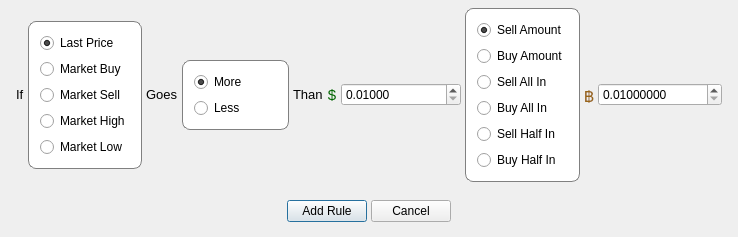
<?xml version="1.0" encoding="UTF-8"?>
<ui version="4.0">
 <class>AddRuleWindow</class>
 <widget class="QDialog" name="AddRuleWindow">
  <property name="windowModality">
   <enum>Qt::ApplicationModal</enum>
  </property>
  <property name="geometry">
   <rect>
    <x>0</x>
    <y>0</y>
    <width>738</width>
    <height>237</height>
   </rect>
  </property>
  <property name="windowTitle">
   <string>Add New Rule</string>
  </property>
  <property name="sizeGripEnabled">
   <bool>false</bool>
  </property>
  <property name="modal">
   <bool>true</bool>
  </property>
  <layout class="QGridLayout" name="gridLayout">
   <property name="leftMargin">
    <number>6</number>
   </property>
   <property name="topMargin">
    <number>4</number>
   </property>
   <property name="rightMargin">
    <number>6</number>
   </property>
   <property name="spacing">
    <number>4</number>
   </property>
   <item row="1" column="1">
    <widget class="QPushButton" name="buttonAddRule">
     <property name="text">
      <string>Add Rule</string>
     </property>
    </widget>
   </item>
   <item row="1" column="2">
    <widget class="QPushButton" name="buttonCancel">
     <property name="text">
      <string>Cancel</string>
     </property>
    </widget>
   </item>
   <item row="1" column="0">
    <spacer name="horizontalSpacer">
     <property name="orientation">
      <enum>Qt::Horizontal</enum>
     </property>
     <property name="sizeHint" stdset="0">
      <size>
       <width>40</width>
       <height>20</height>
      </size>
     </property>
    </spacer>
   </item>
   <item row="1" column="3">
    <spacer name="horizontalSpacer_2">
     <property name="orientation">
      <enum>Qt::Horizontal</enum>
     </property>
     <property name="sizeHint" stdset="0">
      <size>
       <width>40</width>
       <height>20</height>
      </size>
     </property>
    </spacer>
   </item>
   <item row="0" column="0" colspan="4">
    <layout class="QHBoxLayout" name="horizontalLayout_3">
     <property name="spacing">
      <number>4</number>
     </property>
     <property name="leftMargin">
      <number>10</number>
     </property>
     <property name="rightMargin">
      <number>10</number>
     </property>
     <property name="bottomMargin">
      <number>10</number>
     </property>
     <item>
      <widget class="QLabel" name="label">
       <property name="sizePolicy">
        <sizepolicy hsizetype="Maximum" vsizetype="Maximum">
         <horstretch>0</horstretch>
         <verstretch>0</verstretch>
        </sizepolicy>
       </property>
       <property name="font">
        <font>
         <pointsize>10</pointsize>
         <weight>50</weight>
         <bold>false</bold>
        </font>
       </property>
       <property name="text">
        <string>If</string>
       </property>
      </widget>
     </item>
     <item>
      <widget class="QGroupBox" name="groupBox">
       <property name="sizePolicy">
        <sizepolicy hsizetype="Expanding" vsizetype="Maximum">
         <horstretch>0</horstretch>
         <verstretch>0</verstretch>
        </sizepolicy>
       </property>
       <property name="styleSheet">
        <string notr="true">QGroupBox {background: white; border-radius: 8px; border: 1px solid gray;}</string>
       </property>
       <property name="title">
        <string/>
       </property>
       <layout class="QVBoxLayout" name="verticalLayout">
        <item>
         <widget class="QRadioButton" name="checkLastPrice">
          <property name="text">
           <string>Last Price</string>
          </property>
          <property name="checked">
           <bool>true</bool>
          </property>
         </widget>
        </item>
        <item>
         <widget class="QRadioButton" name="checkMarketBuy">
          <property name="text">
           <string>Market Buy</string>
          </property>
         </widget>
        </item>
        <item>
         <widget class="QRadioButton" name="checkMarketSell">
          <property name="text">
           <string>Market Sell</string>
          </property>
         </widget>
        </item>
        <item>
         <widget class="QRadioButton" name="checkMarketHigh">
          <property name="text">
           <string>Market High</string>
          </property>
         </widget>
        </item>
        <item>
         <widget class="QRadioButton" name="checkMarketLow">
          <property name="text">
           <string>Market Low</string>
          </property>
         </widget>
        </item>
       </layout>
      </widget>
     </item>
     <item>
      <widget class="QLabel" name="label_2">
       <property name="sizePolicy">
        <sizepolicy hsizetype="Maximum" vsizetype="Maximum">
         <horstretch>0</horstretch>
         <verstretch>0</verstretch>
        </sizepolicy>
       </property>
       <property name="font">
        <font>
         <pointsize>10</pointsize>
         <weight>50</weight>
         <bold>false</bold>
        </font>
       </property>
       <property name="text">
        <string>Goes</string>
       </property>
      </widget>
     </item>
     <item>
      <widget class="QGroupBox" name="groupBox_3">
       <property name="sizePolicy">
        <sizepolicy hsizetype="Expanding" vsizetype="Maximum">
         <horstretch>0</horstretch>
         <verstretch>0</verstretch>
        </sizepolicy>
       </property>
       <property name="styleSheet">
        <string notr="true">QGroupBox {background: white; border-radius: 8px; border: 1px solid gray;}</string>
       </property>
       <property name="title">
        <string/>
       </property>
       <layout class="QVBoxLayout" name="verticalLayout_2">
        <item>
         <widget class="QRadioButton" name="checkGoesAbove">
          <property name="text">
           <string>More</string>
          </property>
          <property name="checked">
           <bool>true</bool>
          </property>
         </widget>
        </item>
        <item>
         <widget class="QRadioButton" name="checkGoesBelow">
          <property name="text">
           <string>Less</string>
          </property>
         </widget>
        </item>
       </layout>
      </widget>
     </item>
     <item>
      <widget class="QLabel" name="label_3">
       <property name="sizePolicy">
        <sizepolicy hsizetype="Maximum" vsizetype="Maximum">
         <horstretch>0</horstretch>
         <verstretch>0</verstretch>
        </sizepolicy>
       </property>
       <property name="font">
        <font>
         <pointsize>10</pointsize>
         <weight>50</weight>
         <bold>false</bold>
        </font>
       </property>
       <property name="text">
        <string>Than</string>
       </property>
      </widget>
     </item>
     <item>
      <layout class="QHBoxLayout" name="horizontalLayout">
       <property name="spacing">
        <number>4</number>
       </property>
       <property name="sizeConstraint">
        <enum>QLayout::SetDefaultConstraint</enum>
       </property>
       <item>
        <widget class="QLabel" name="label_52">
         <property name="sizePolicy">
          <sizepolicy hsizetype="Maximum" vsizetype="Preferred">
           <horstretch>0</horstretch>
           <verstretch>0</verstretch>
          </sizepolicy>
         </property>
         <property name="font">
          <font>
           <pointsize>11</pointsize>
           <weight>50</weight>
           <bold>false</bold>
          </font>
         </property>
         <property name="styleSheet">
          <string notr="true">color: darkgreen</string>
         </property>
         <property name="text">
          <string>$</string>
         </property>
         <property name="alignment">
          <set>Qt::AlignCenter</set>
         </property>
        </widget>
       </item>
       <item>
        <widget class="QDoubleSpinBox" name="thanValue">
         <property name="sizePolicy">
          <sizepolicy hsizetype="Minimum" vsizetype="Fixed">
           <horstretch>0</horstretch>
           <verstretch>0</verstretch>
          </sizepolicy>
         </property>
         <property name="minimumSize">
          <size>
           <width>120</width>
           <height>0</height>
          </size>
         </property>
         <property name="prefix">
          <string/>
         </property>
         <property name="decimals">
          <number>5</number>
         </property>
         <property name="minimum">
          <double>0.010000000000000</double>
         </property>
         <property name="maximum">
          <double>999999999.000000000000000</double>
         </property>
        </widget>
       </item>
      </layout>
     </item>
     <item>
      <widget class="QGroupBox" name="groupBox_2">
       <property name="sizePolicy">
        <sizepolicy hsizetype="Expanding" vsizetype="Maximum">
         <horstretch>0</horstretch>
         <verstretch>0</verstretch>
        </sizepolicy>
       </property>
       <property name="styleSheet">
        <string notr="true">QGroupBox {background: white; border-radius: 8px; border: 1px solid gray;}</string>
       </property>
       <property name="title">
        <string/>
       </property>
       <layout class="QVBoxLayout" name="verticalLayout_3">
        <item>
         <widget class="QRadioButton" name="checkSellAmount">
          <property name="text">
           <string>Sell Amount</string>
          </property>
          <property name="checked">
           <bool>true</bool>
          </property>
         </widget>
        </item>
        <item>
         <widget class="QRadioButton" name="checkBuyAmount">
          <property name="text">
           <string>Buy Amount</string>
          </property>
         </widget>
        </item>
        <item>
         <widget class="QRadioButton" name="checkSellAllIn">
          <property name="text">
           <string>Sell All In</string>
          </property>
         </widget>
        </item>
        <item>
         <widget class="QRadioButton" name="checkBuyAllIn">
          <property name="text">
           <string>Buy All In</string>
          </property>
         </widget>
        </item>
        <item>
         <widget class="QRadioButton" name="checkSellHalfIn">
          <property name="text">
           <string>Sell Half In</string>
          </property>
         </widget>
        </item>
        <item>
         <widget class="QRadioButton" name="checkBuyHalfIn">
          <property name="text">
           <string>Buy Half In</string>
          </property>
         </widget>
        </item>
       </layout>
      </widget>
     </item>
     <item>
      <layout class="QHBoxLayout" name="horizontalLayout_19">
       <property name="spacing">
        <number>4</number>
       </property>
       <item>
        <widget class="QLabel" name="btcLabel">
         <property name="sizePolicy">
          <sizepolicy hsizetype="Maximum" vsizetype="Preferred">
           <horstretch>0</horstretch>
           <verstretch>0</verstretch>
          </sizepolicy>
         </property>
         <property name="font">
          <font>
           <pointsize>11</pointsize>
           <weight>50</weight>
           <bold>false</bold>
          </font>
         </property>
         <property name="styleSheet">
          <string notr="true">color: #996515</string>
         </property>
         <property name="text">
          <string>฿</string>
         </property>
         <property name="alignment">
          <set>Qt::AlignCenter</set>
         </property>
        </widget>
       </item>
       <item>
        <widget class="QDoubleSpinBox" name="btcValue">
         <property name="sizePolicy">
          <sizepolicy hsizetype="Minimum" vsizetype="Fixed">
           <horstretch>0</horstretch>
           <verstretch>0</verstretch>
          </sizepolicy>
         </property>
         <property name="minimumSize">
          <size>
           <width>120</width>
           <height>0</height>
          </size>
         </property>
         <property name="prefix">
          <string/>
         </property>
         <property name="decimals">
          <number>8</number>
         </property>
         <property name="minimum">
          <double>0.010000000000000</double>
         </property>
         <property name="maximum">
          <double>999999999.000000000000000</double>
         </property>
         <property name="singleStep">
          <double>0.100000000000000</double>
         </property>
        </widget>
       </item>
      </layout>
     </item>
    </layout>
   </item>
  </layout>
 </widget>
 <layoutdefault spacing="6" margin="11"/>
 <resources/>
 <connections>
  <connection>
   <sender>buttonCancel</sender>
   <signal>clicked()</signal>
   <receiver>AddRuleWindow</receiver>
   <slot>reject()</slot>
   <hints>
    <hint type="sourcelabel">
     <x>422</x>
     <y>217</y>
    </hint>
    <hint type="destinationlabel">
     <x>433</x>
     <y>237</y>
    </hint>
   </hints>
  </connection>
  <connection>
   <sender>buttonAddRule</sender>
   <signal>clicked()</signal>
   <receiver>AddRuleWindow</receiver>
   <slot>buttonAddRule()</slot>
   <hints>
    <hint type="sourcelabel">
     <x>304</x>
     <y>216</y>
    </hint>
    <hint type="destinationlabel">
     <x>304</x>
     <y>261</y>
    </hint>
   </hints>
  </connection>
 </connections>
 <slots>
  <slot>buttonAddRule()</slot>
 </slots>
</ui>
